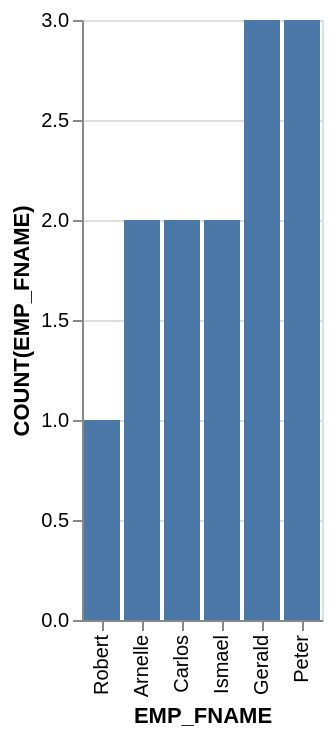

Vega-Lite specification stored for this chart:
### Vega-Lite specification from a JSON file in a GitHub repository (floating-point values rounded to 4 significant figures)
{"data": {"values": [{"x_data": "Arnelle", "y_data": 2}, {"x_data": "Carlos", "y_data": 2}, {"x_data": "Gerald", "y_data": 3}, {"x_data": "Ismael", "y_data": 2}, {"x_data": "Peter", "y_data": 3}, {"x_data": "Robert", "y_data": 1}]}, "mark": "bar", "encoding": {"x": {"field": "x_data", "type": "nominal", "title": "EMP_FNAME", "sort": {"op": "sum", "field": "y_data", "order": "ascending"}}, "y": {"field": "y_data", "type": "quantitative", "title": "COUNT(EMP_FNAME)"}}}
